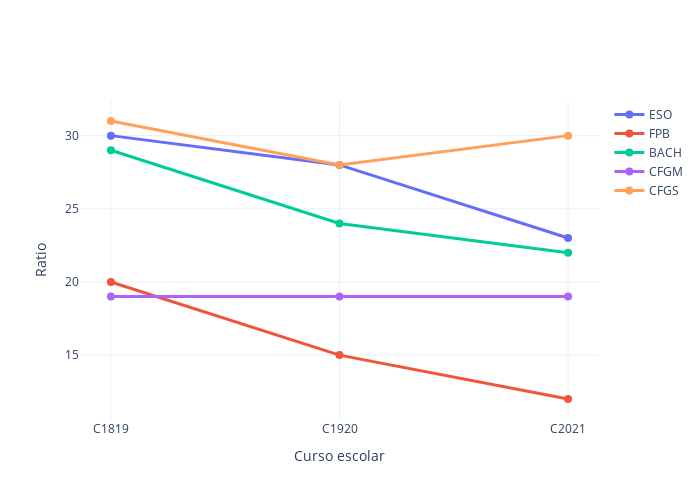

Notebook code for this chart:
### Markdown cell above
## Evolución de la ratio de alumnado por etapas (máximo)

### Code cell
myplotly.num_students_evolution(df_ce, stages, years, ratio=True, max_ratio=True)

### Figure 1 — Plotly figure (JSON) as saved in the notebook; plotly's stock layout.template omitted (floating-point values rounded to 4 significant figures)
{"data": [{"hoverinfo": "name+text", "line": {"width": 3}, "marker": {"size": 8}, "name": "ESO", "text": [30, 28, 23], "type": "scatter", "x": ["C1819", "C1920", "C2021"], "y": [30, 28, 23]}, {"hoverinfo": "name+text", "line": {"width": 3}, "marker": {"size": 8}, "name": "FPB", "text": [20, 15, 12], "type": "scatter", "x": ["C1819", "C1920", "C2021"], "y": [20, 15, 12]}, {"hoverinfo": "name+text", "line": {"width": 3}, "marker": {"size": 8}, "name": "BACH", "text": [29, 24, 22], "type": "scatter", "x": ["C1819", "C1920", "C2021"], "y": [29, 24, 22]}, {"hoverinfo": "name+text", "line": {"width": 3}, "marker": {"size": 8}, "name": "CFGM", "text": [19, 19, 19], "type": "scatter", "x": ["C1819", "C1920", "C2021"], "y": [19, 19, 19]}, {"hoverinfo": "name+text", "line": {"width": 3}, "marker": {"size": 8}, "name": "CFGS", "text": [31, 28, 30], "type": "scatter", "x": ["C1819", "C1920", "C2021"], "y": [31, 28, 30]}], "layout": {"height": 500, "width": 700, "xaxis": {"title": {"text": "Curso escolar"}}, "yaxis": {"title": {"text": "Ratio"}}}}
